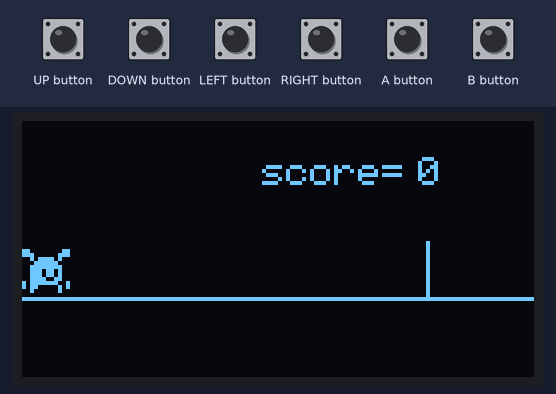
A sketch run on a simulated Arduboy, built with avr-gcc and run on an emulated ATmega32U4. Parts: 128×64 one-colour display. The inputs (shaded band) are chosen by the test bench.

Above: at 1.2 s.
1.3 s: UP button pressed for 1 s
At 1.72 s:
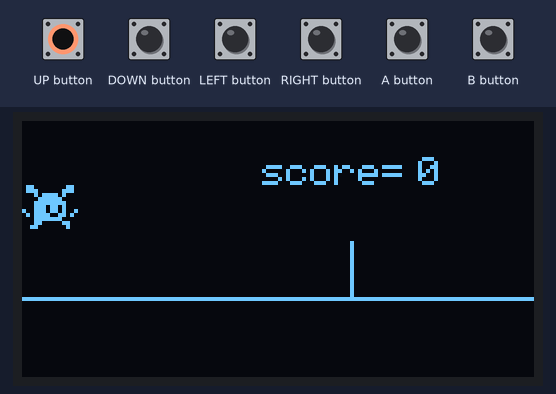
2.9 s: UP button pressed for 1 s
At 4.04 s:
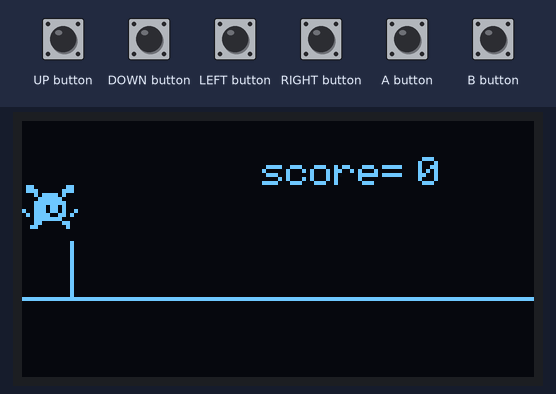
5.7 s: UP button pressed for 1 s
At 6.37 s:
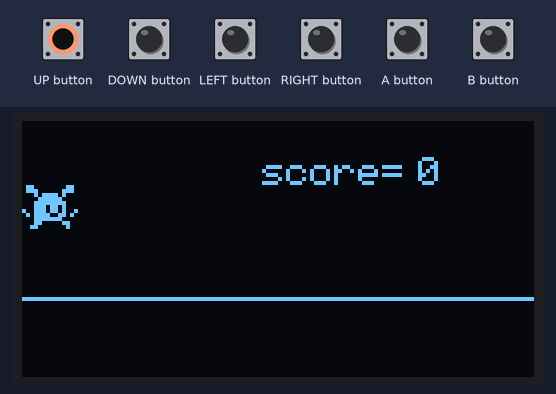
Timing chart, 0 to 8.7 s (numbered marks = the images above; inputs shaded):
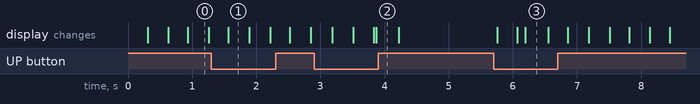

Measured:
- after the input at 1.3 s, the display: changes after 0.26 s (image 1)
- after the input at 2.9 s, the display: first changes after 0.28 s (image 2 shows a later state)
- after the input at 5.7 s, the display: first changes after 0.06 s (image 3 shows a later state)

The sketch:

dog-games4.ino
```cpp
// (licence header left out)
#include <Arduboy2.h>

// make an instance of arduboy used for many functions
Arduboy2 arduboy;
Sprites sprites;


const byte PROGMEM pole[] =
{
// width, height,
1, 14,
0xff,
0x3f,
};
const unsigned char PROGMEM GAME_OVER[] =

// width, height,
{0x00, 0x00, 0x00, 0x00, 0x00, 0x00, 0x00, 0x00,
0x00, 0x00, 0x00, 0x00, 0x00, 0x00, 0x00, 0x00,
0x00, 0x00, 0x00, 0x00, 0x00, 0x00, 0x00, 0x00,
0x00, 0x00, 0x00, 0x00, 0x00, 0x00, 0x00, 0x00,
0x00, 0x00, 0x00, 0x00, 0x00, 0x00, 0x00, 0x00,
0x00, 0x00, 0x00, 0x00, 0x00, 0x00, 0x00, 0x00,
0x00, 0x00, 0x00, 0x00, 0x00, 0x00, 0x00, 0x00,
0x00, 0x00, 0x00, 0x00, 0x00, 0x00, 0x00, 0x00,
0x00, 0x00, 0x00, 0x00, 0x00, 0x00, 0x00, 0x00,
0x00, 0x00, 0x00, 0x00, 0x00, 0x00, 0x00, 0x00,
0x00, 0x3F, 0x01, 0x03, 0x03, 0x1F, 0xE0, 0x00,
0x00, 0x61, 0x83, 0x83, 0x83, 0x10, 0x00, 0x00,
0x00, 0xC0, 0x82, 0x83, 0x87, 0x10, 0x00, 0x00,
0x00, 0x80, 0x06, 0xC2, 0x85, 0x10, 0x00, 0x00,
0x01, 0x80, 0x04, 0x42, 0xC5, 0x10, 0x00, 0x00,
0x01, 0x87, 0x84, 0x62, 0x4D, 0x1F, 0xC0, 0x00,
0x01, 0x87, 0xCF, 0xE2, 0x49, 0x10, 0x00, 0x00,
0x00, 0x80, 0xCF, 0xE2, 0x69, 0x10, 0x00, 0x00,
0x00, 0xC0, 0xD8, 0x32, 0x39, 0x10, 0x00, 0x00,
0x00, 0x61, 0x98, 0x12, 0x31, 0x10, 0x00, 0x00,
0x00, 0x3F, 0x10, 0x1A, 0x31, 0x1F, 0xE0, 0x00,
0x00, 0x00, 0x00, 0x00, 0x00, 0x00, 0x00, 0x00,
0x00, 0x00, 0x00, 0x00, 0x00, 0x00, 0x00, 0x00,
0x00, 0x00, 0x00, 0x00, 0x00, 0x00, 0x00, 0x00,
0x00, 0x00, 0x00, 0x00, 0x00, 0x00, 0x00, 0x00,
0x00, 0x00, 0x00, 0x00, 0x00, 0x00, 0x00, 0x00,
0x00, 0x00, 0x00, 0x00, 0x00, 0x00, 0x00, 0x00,
0x00, 0x3E, 0x10, 0x13, 0xFC, 0xFF, 0x00, 0x00,
0x00, 0x63, 0x18, 0x13, 0x00, 0xC3, 0x80, 0x00,
0x00, 0xC1, 0x98, 0x32, 0x00, 0xC1, 0x80, 0x00,
0x01, 0x80, 0x88, 0x22, 0x00, 0xC1, 0x80, 0x00,
0x01, 0x80, 0xCC, 0x63, 0x00, 0xC1, 0x80, 0x00,
0x01, 0x80, 0xC4, 0x63, 0xFC, 0xFF, 0x00, 0x00,
0x01, 0x80, 0xC4, 0x42, 0x00, 0xC6, 0x00, 0x00,
0x01, 0x80, 0xC6, 0xC2, 0x00, 0xC3, 0x00, 0x00,
0x00, 0x80, 0x82, 0x82, 0x00, 0xC3, 0x00, 0x00,
0x00, 0xC3, 0x83, 0x82, 0x00, 0xC1, 0x80, 0x00,
0x00, 0x3E, 0x01, 0x83, 0xFC, 0xC0, 0xC0, 0x00,
0x00, 0x00, 0x00, 0x00, 0x00, 0x00, 0x00, 0x00,
0x00, 0x00, 0x00, 0x00, 0x00, 0x00, 0x00, 0x00,
0x00, 0x00, 0x00, 0x00, 0x00, 0x00, 0x00, 0x00,
0x00, 0x00, 0x00, 0x00, 0x00, 0x00, 0x00, 0x00,
0x00, 0x00, 0x00, 0x00, 0x00, 0x00, 0x00, 0x00,
0x00, 0x00, 0x00, 0x00, 0x00, 0x00, 0x00, 0x00,
0x00, 0x00, 0x00, 0x00, 0x00, 0x00, 0x00, 0x00,
0x00, 0x00, 0x00, 0x00, 0x00, 0x00, 0x00, 0x00
};
const byte PROGMEM dog_1[] =
{
  12, 11,
  0x03, 0x03, 0xf6, 0xf8, 0xfc, 0x9c, 0x7c, 0x7c, 0x98, 0xf6, 0x03, 0x03,
  0x03, 0x00, 0x07, 0x03, 0x01, 0x01, 0x01, 0x01, 0x01, 0x06, 0x00, 0x03,

};
const byte PROGMEM dog_2[] =
{
  // width, height
  14, 11,
0x40, 0x83, 0x03, 0xf6, 0xf8, 0xfc, 0x9c, 0x7c, 0x7c, 0x98, 0xf6, 0x03, 0x83, 0x40,
0x00, 0x00, 0x04, 0x07, 0x03, 0x01, 0x01, 0x01, 0x01, 0x01, 0x02, 0x06, 0x00, 0x00,
};

int polex=128;
int poley=44;
char cdir='D';
int score;

byte frame=0;
// This function runs once in your game.
// use it for anything that needs to be set only once in your game.
void setup() {
  // initiate arduboy instance
  arduboy.begin();

  // here we set the framerate to 15, we do not need to run at
  // default 60 and it saves us battery life
  arduboy.setFrameRate(30);
  arduboy.clear();

}


// our main game loop, this runs once every cycle/frame.
// this is where our game logic goes.
void loop() {
  // pause render until it's time for the next frame
  if (!(arduboy.nextFrame()))
    return;

  // first we clear our screen to black
  arduboy.clear();

  // draw a line
  arduboy.drawLine(0,44,128,44,WHITE);
  sprites.drawSelfMasked(polex--, 30, pole, frame);
  if (polex==0){
    polex=132;
  }

  if(arduboy.pressed(UP_BUTTON)){

    cdir='U';
  }
  else{
    cdir='D';
  }

switch(cdir){

  case 'U':
  sprites.drawSelfMasked(0,16, dog_2, frame);


  break;

  case 'D':
  sprites.drawSelfMasked(0,32,dog_1,frame);
  if(polex<=14 ){

     polex=14;
     arduboy.clear();
     arduboy.drawSlowXYBitmap(0, 0, GAME_OVER,64 , 46,1);
     arduboy.display();
  }


  break;
}


  // we set our cursor 5 pixels to the right and 10 down from the top
  // (positions start at 0, 0)
  arduboy.setCursor(60,9);
  arduboy.print("score=");

  arduboy.setCursor(99, 9);

  // then we print to screen what is in the Quotation marks ""
  arduboy.print(score);


  // then we finaly we tell the arduboy to display what we just wrote to the display
  arduboy.display();
}
```
